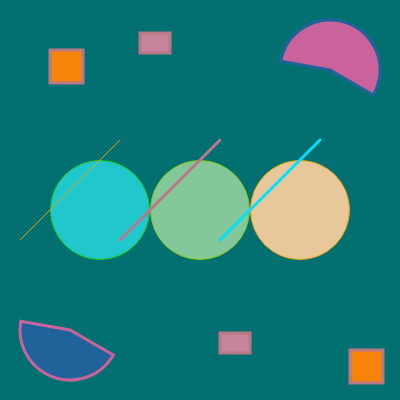
Frame 1 (no input)
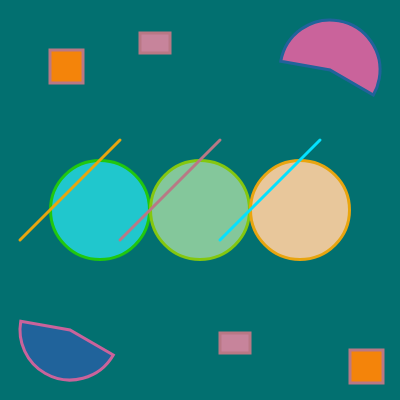
Frame 60 (no input)
Frame 120 (the mouse pressed at the canvas centre since frame 60): identical to frame 60, image omitted

The p5.js sketch that drew these frames (run headless with seeded random() and noise() and a simulated clock; from frame 60 on, the mouse is pressed at the canvas centre):

// p5.js sketch
// ── sketch.js
function preload(){
  // preload assets
}

function setup() {
  createCanvas(400, 400);
}

function draw() {
  background(132, 199, 155);
  background(2, 112, 112)


  fill(32, 199, 205)
  stroke(32, 199, 15)
  circle(100, 210, 99)

  fill(132, 199, 155)
  stroke(132, 199, 15)
  circle(200, 210, 99)

  fill(232, 199, 155)
  stroke(232, 165, 15)
  circle(300, 210, 99)




  fill(132, 199, 155)
  line(20, 240, 120, 140)

  stroke(3, 225, 255);
  strokeWeight(3);
  line(220, 240, 320, 140)

  stroke(185, 120, 133);
  strokeWeight(3);
  line(120, 240, 220, 140)



  fill(32, 99, 155)
  stroke(202, 99, 155)
  arc(
    70, 330, 100, 100,
    Math.PI / 180 * 30,
    Math.PI / 180 * 190,
    PIE
  );
  
  fill(202, 99, 155)
  stroke(32, 99, 155)
  arc(
    330, 70, 100, 100,
    Math.PI / 180 * 190,
    Math.PI / 180 * 30,
    PIE
  );


  stroke(185, 120, 133)
  fill(199, 132, 155)
  rect(220, 333, 30, 20)

  stroke(185, 120, 133)
  fill(244, 132, 10)
  square(350, 350, 33)

  stroke(185, 120, 133)
  fill(199, 132, 155)
  rect(140, 33, 30, 20)

  stroke(185, 120, 133)
  fill(244, 132, 10)
  square(50, 50, 33)


}
